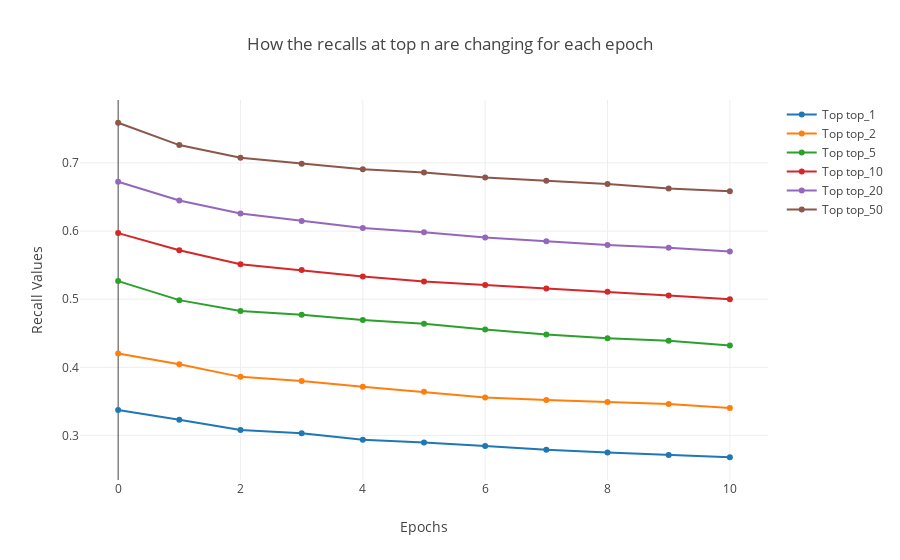

The notebook cell this image was saved under:
### Code cell
"""
How the recalls at top n are changing for each epoch 
"""

data_recalls = []
sub_list = []
sub_list.append(0)
sub_list.extend([x for x in my_dict['normalized_recalls_before_model']])
data_recalls.append(sub_list)
for i in range(1,num_of_epochs+1):
    sub_list = []
    sub_list.append(i)
    sub_list.extend([x for x in my_dict[str(i)]['normalized_recalls_after_model']])
    data_recalls.append(sub_list)
df_data_recalls = pd.DataFrame(data_recalls, columns=['epoch', 'top_1', 'top_2', 'top_5'
                                                   ,'top_10', 'top_20', 'top_50'])
traces = []
for c in df_data_recalls.columns[1:]:
    trace = go.Scatter(
    x = df_data_recalls.index,
    y = df_data_recalls[c],
    mode = 'lines+markers',
    name = 'Top {}'.format(c))
    traces.append(trace)

layout = go.Layout(
    title='How the recalls at top n are changing for each epoch',
    xaxis=dict(
        title='Epochs'
    ),
    yaxis=dict(
        title='Recall Values'
    )
)
fig =  go.Figure(data=traces, layout=layout)
py.offline.iplot(fig)

### Figure 1 — Plotly figure (JSON) as saved in the notebook; plotly's stock layout.template omitted (floating-point values rounded to 4 significant figures)
{"data": [{"mode": "lines+markers", "name": "Top top_1", "type": "scatter", "x": [0, 1, 2, 3, 4, 5, 6, 7, 8, 9, 10], "y": [0.3372, 0.3232, 0.308, 0.3032, 0.2938, 0.2898, 0.2844, 0.279, 0.2748, 0.2714, 0.268]}, {"mode": "lines+markers", "name": "Top top_2", "type": "scatter", "x": [0, 1, 2, 3, 4, 5, 6, 7, 8, 9, 10], "y": [0.4204, 0.4046, 0.386, 0.38, 0.3716, 0.3642, 0.3558, 0.3522, 0.349, 0.346, 0.3402]}, {"mode": "lines+markers", "name": "Top top_5", "type": "scatter", "x": [0, 1, 2, 3, 4, 5, 6, 7, 8, 9, 10], "y": [0.5266, 0.4986, 0.4826, 0.4772, 0.4696, 0.4638, 0.4556, 0.448, 0.4426, 0.439, 0.4322]}, {"mode": "lines+markers", "name": "Top top_10", "type": "scatter", "x": [0, 1, 2, 3, 4, 5, 6, 7, 8, 9, 10], "y": [0.597, 0.5718, 0.5514, 0.5428, 0.5332, 0.526, 0.521, 0.5158, 0.511, 0.5054, 0.4998]}, {"mode": "lines+markers", "name": "Top top_20", "type": "scatter", "x": [0, 1, 2, 3, 4, 5, 6, 7, 8, 9, 10], "y": [0.6724, 0.6448, 0.6258, 0.6146, 0.6044, 0.5984, 0.5904, 0.585, 0.5794, 0.5756, 0.57]}, {"mode": "lines+markers", "name": "Top top_50", "type": "scatter", "x": [0, 1, 2, 3, 4, 5, 6, 7, 8, 9, 10], "y": [0.759, 0.7262, 0.7076, 0.6988, 0.6908, 0.6858, 0.6786, 0.6738, 0.669, 0.6626, 0.6584]}], "layout": {"title": "How the recalls at top n are changing for each epoch", "xaxis": {"title": "Epochs"}, "yaxis": {"title": "Recall Values"}}}
